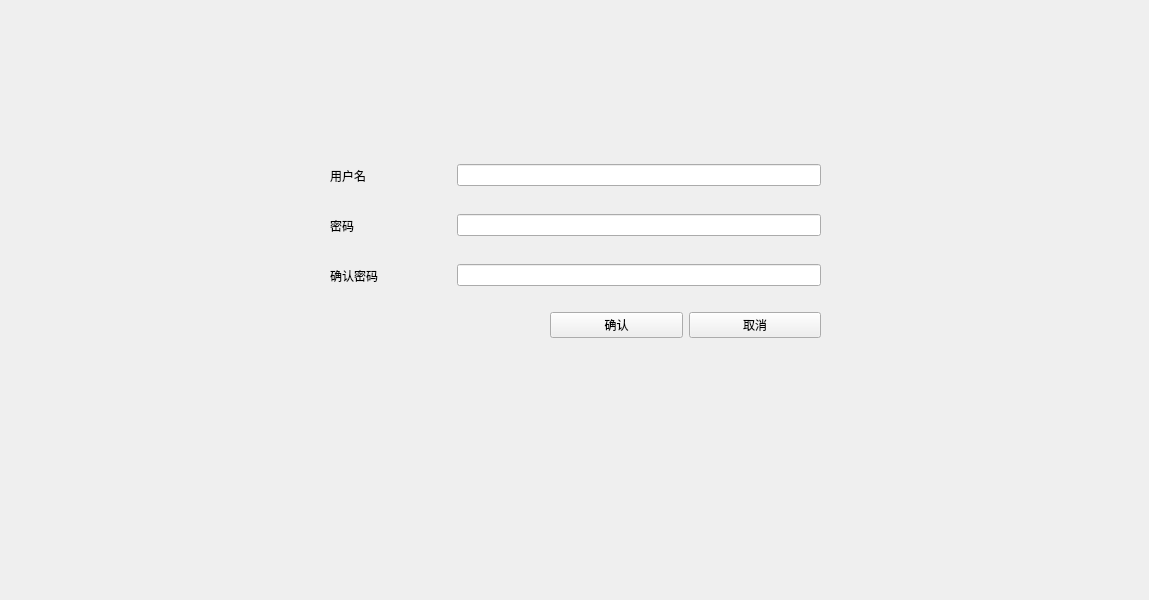
<?xml version="1.0" encoding="UTF-8"?>
<ui version="4.0">
 <class>Register</class>
 <widget class="QWidget" name="Register">
  <property name="geometry">
   <rect>
    <x>0</x>
    <y>0</y>
    <width>1149</width>
    <height>600</height>
   </rect>
  </property>
  <property name="windowTitle">
   <string>Form</string>
  </property>
  <widget class="QWidget" name="horizontalLayoutWidget_2">
   <property name="geometry">
    <rect>
     <x>330</x>
     <y>150</y>
     <width>491</width>
     <height>51</height>
    </rect>
   </property>
   <layout class="QHBoxLayout" name="usename_layout" stretch="3,9">
    <item>
     <widget class="QLabel" name="username_lb">
      <property name="text">
       <string>用户名</string>
      </property>
     </widget>
    </item>
    <item>
     <widget class="QLineEdit" name="username_le">
      <property name="toolTip">
       <string>&lt;html&gt;&lt;head/&gt;&lt;body&gt;&lt;p&gt;&lt;br/&gt;&lt;/p&gt;&lt;/body&gt;&lt;/html&gt;</string>
      </property>
     </widget>
    </item>
   </layout>
  </widget>
  <widget class="QWidget" name="horizontalLayoutWidget_3">
   <property name="geometry">
    <rect>
     <x>330</x>
     <y>200</y>
     <width>491</width>
     <height>51</height>
    </rect>
   </property>
   <layout class="QHBoxLayout" name="pwd_layout" stretch="3,9">
    <item>
     <widget class="QLabel" name="pwd_lb">
      <property name="text">
       <string>密码</string>
      </property>
     </widget>
    </item>
    <item>
     <widget class="QLineEdit" name="pwd_le">
      <property name="echoMode">
       <enum>QLineEdit::Password</enum>
      </property>
     </widget>
    </item>
   </layout>
  </widget>
  <widget class="QWidget" name="horizontalLayoutWidget_4">
   <property name="geometry">
    <rect>
     <x>330</x>
     <y>250</y>
     <width>491</width>
     <height>51</height>
    </rect>
   </property>
   <layout class="QHBoxLayout" name="checkpwd_layout" stretch="3,9">
    <item>
     <widget class="QLabel" name="checkpwd_lb">
      <property name="text">
       <string>确认密码</string>
      </property>
     </widget>
    </item>
    <item>
     <widget class="QLineEdit" name="checkpwd_le">
      <property name="echoMode">
       <enum>QLineEdit::Password</enum>
      </property>
     </widget>
    </item>
   </layout>
  </widget>
  <widget class="QWidget" name="horizontalLayoutWidget_5">
   <property name="geometry">
    <rect>
     <x>550</x>
     <y>300</y>
     <width>271</width>
     <height>51</height>
    </rect>
   </property>
   <layout class="QHBoxLayout" name="buttons_layout">
    <item>
     <widget class="QPushButton" name="submit_btn">
      <property name="text">
       <string>确认</string>
      </property>
     </widget>
    </item>
    <item>
     <widget class="QPushButton" name="cancel_btn">
      <property name="text">
       <string>取消</string>
      </property>
     </widget>
    </item>
   </layout>
  </widget>
 </widget>
 <resources/>
 <connections>
  <connection>
   <sender>cancel_btn</sender>
   <signal>clicked()</signal>
   <receiver>Register</receiver>
   <slot>close()</slot>
   <hints>
    <hint type="sourcelabel">
     <x>609</x>
     <y>331</y>
    </hint>
    <hint type="destinationlabel">
     <x>574</x>
     <y>299</y>
    </hint>
   </hints>
  </connection>
 </connections>
 <slots>
  <slot>butt()</slot>
 </slots>
</ui>
